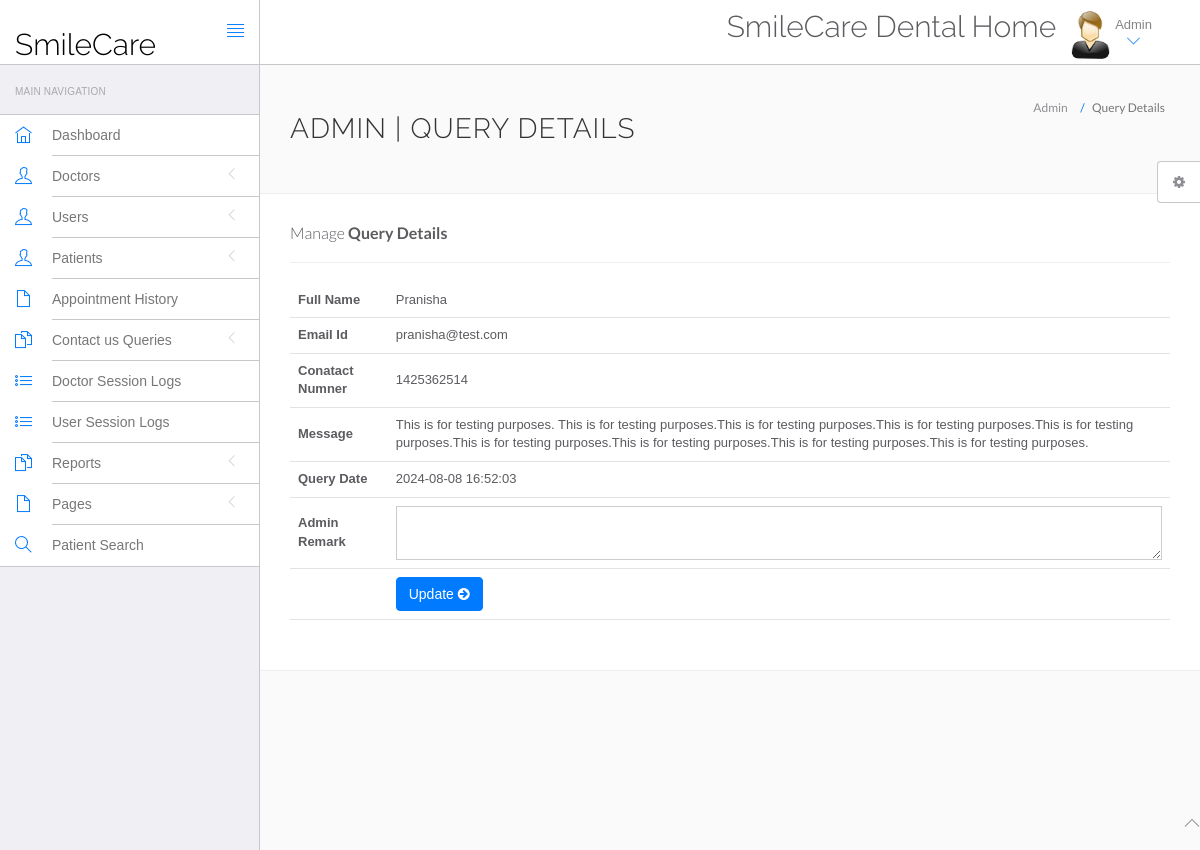
The page /dc/admin/query-details.php?id=1 (signed in) on the database its author committed.
### tables this page shows
CREATE TABLE `tblcontactus` (
  `id` int(11) NOT NULL,
  `fullname` varchar(255) DEFAULT NULL,
  `email` varchar(255) DEFAULT NULL,
  `contactno` bigint(12) DEFAULT NULL,
  `message` mediumtext DEFAULT NULL,
  `PostingDate` timestamp NULL DEFAULT current_timestamp(),
  `AdminRemark` mediumtext DEFAULT NULL,
  `LastupdationDate` timestamp NULL DEFAULT NULL ON UPDATE current_timestamp(),
  `IsRead` int(11) DEFAULT NULL
);

### dc/admin/query-details.php (the view, shortened to what this page needs)
<?php
include('include/config.php');
if(strlen($_SESSION['id']==0)) {
 header('location:logout.php');
  } else{
?>
<!DOCTYPE html>
<html lang="en">
	<head>
		<link rel="stylesheet" href="vendor/bootstrap/css/bootstrap.min.css">
		<link rel="stylesheet" href="vendor/fontawesome/css/font-awesome.min.css">
		<link rel="stylesheet" href="vendor/themify-icons/themify-icons.min.css">
		<link href="vendor/animate.css/animate.min.css" rel="stylesheet" media="screen">
		<link href="vendor/perfect-scrollbar/perfect-scrollbar.min.css" rel="stylesheet" media="screen">
		<link href="vendor/switchery/switchery.min.css" rel="stylesheet" media="screen">
		<link href="vendor/bootstrap-touchspin/jquery.bootstrap-touchspin.min.css" rel="stylesheet" media="screen">
		<link href="vendor/select2/select2.min.css" rel="stylesheet" media="screen">
		<link href="vendor/bootstrap-datepicker/bootstrap-datepicker3.standalone.min.css" rel="stylesheet" media="screen">
		<link href="vendor/bootstrap-timepicker/bootstrap-timepicker.min.css" rel="stylesheet" media="screen">
		<link rel="stylesheet" href="assets/css/styles.css">
		<link rel="stylesheet" href="assets/css/plugins.css">
		<link rel="stylesheet" href="assets/css/themes/theme-1.css" id="skin_color" />
	</head>
	<body>
		<div id="app">
<?php include('include/sidebar.php');?>
			<div class="app-content">
						<?php include('include/header.php');?>
				<div class="main-content" >
					<div class="wrap-content container" id="container">
						<section id="page-title">
							<div class="row">
								<div class="col-sm-8">
									<h1 class="mainTitle">Admin | Query Details</h1>
																	</div>
								<ol class="breadcrumb">
									<li>
										<span>Admin</span>
									</li>
									<li class="active">
										<span>Query Details</span>
									</li>
								</ol>
							</div>
						</section>
						<div class="container-fluid container-fullw bg-white">
									<div class="row">
								<div class="col-md-12">
									<h5 class="over-title margin-bottom-15">Manage <span class="text-bold">Query Details</span></h5>
												<hr />
									<table class="table table-hover" id="sample-table-1">
										<tbody>
<?php
$qid=intval($_GET['id']);
$sql=mysqli_query($con,"select * from tblcontactus where id='$qid'");
while($row=mysqli_fetch_array($sql))
{
?>
											<tr>
												<th>Full Name</th>
												<td><?php echo $row['fullname'];?></td>
											</tr>
											<tr>
												<th>Email Id</th>
												<td><?php echo $row['email'];?></td>
											</tr>
											<tr>
												<th>Conatact Numner</th>
												<td><?php echo $row['contactno'];?></td>
											</tr>
											<tr>
												<th>Message</th>
												<td><?php echo $row['message'];?></td>
												</tr>
																						<tr>
												<th>Query Date</th>
												<td><?php echo $row['PostingDate'];?></td>
												</tr>
<?php if($row['AdminRemark']==""){?>
<form name="query" method="post">
	<tr>
												<th>Admin Remark</th>
												<td><textarea name="adminremark" class="form-control" required="true"></textarea></td>
												</tr>
												<tr>
													<td>&nbsp;</td>
													<td>
														<button type="submit" class="btn btn-primary pull-left" name="update">
		Update <i class="fa fa-arrow-circle-right"></i>
								</button>
													</td>
												</tr>
</form>
											<?php
											 }} ?>
										</tbody>
									</table>
								</div>
							</div>
								</div>
							</div>
						</div>
					</div>
				</div>
	<?php include('include/footer.php');?>
	<?php include('include/setting.php');?>
	</body>
</html>
<?php } ?>

### dc/admin/assets/css/themes/theme-1.css (style rules this page uses)
body { background: #FAFAFA; }

### rows shown on the page
tblcontactus: fullname "Pranisha", email "pranisha@test.com", contactno "1425362514", message "This is for testing purposes. This is for testing purposes.This is for testing purposes.This is for testing purposes.This is for testing purposes.This is for testing purposes.This is for testing purposes.This is for testing purposes.This is for testing purposes.", PostingDate "2024-08-08 16:52:03"
